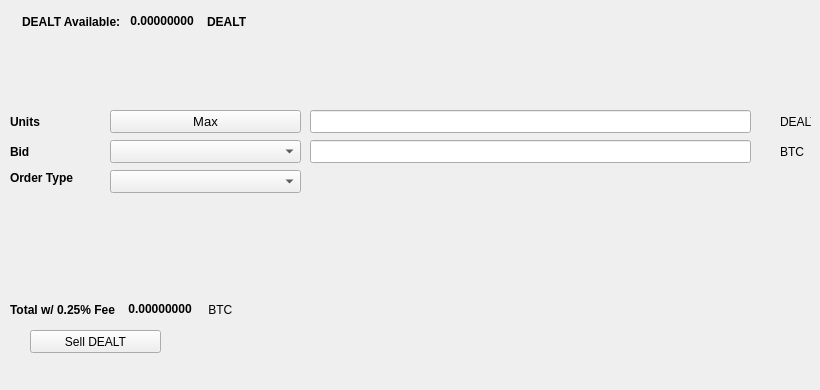
   <widget class="QWidget" name="SellTab">
    <attribute name="title">
     <string>Sell</string>
    </attribute>
    <widget class="QLabel" name="label_16">
     <property name="geometry">
      <rect>
       <x>780</x>
       <y>140</y>
       <width>31</width>
       <height>23</height>
      </rect>
     </property>
     <property name="text">
      <string>BTC</string>
     </property>
    </widget>
    <widget class="QComboBox" name="SellBidcomboBox">
     <property name="geometry">
      <rect>
       <x>110</x>
       <y>140</y>
       <width>191</width>
       <height>23</height>
      </rect>
     </property>
     <property name="font">
      <font>
       <pointsize>10</pointsize>
      </font>
     </property>
    </widget>
    <widget class="QLabel" name="label_18">
     <property name="geometry">
      <rect>
       <x>10</x>
       <y>110</y>
       <width>46</width>
       <height>23</height>
      </rect>
     </property>
     <property name="font">
      <font>
       <weight>75</weight>
       <bold>true</bold>
      </font>
     </property>
     <property name="text">
      <string>Units</string>
     </property>
    </widget>
    <widget class="QPushButton" name="Sell_Max_Amount">
     <property name="geometry">
      <rect>
       <x>110</x>
       <y>110</y>
       <width>191</width>
       <height>23</height>
      </rect>
     </property>
     <property name="font">
      <font>
       <pointsize>10</pointsize>
      </font>
     </property>
     <property name="text">
      <string>Max</string>
     </property>
    </widget>
    <widget class="QLabel" name="label_20">
     <property name="geometry">
      <rect>
       <x>10</x>
       <y>170</y>
       <width>91</width>
       <height>16</height>
      </rect>
     </property>
     <property name="font">
      <font>
       <weight>75</weight>
       <bold>true</bold>
      </font>
     </property>
     <property name="text">
      <string>Order Type</string>
     </property>
    </widget>
    <widget class="QComboBox" name="SellOrdertypeCombo">
     <property name="geometry">
      <rect>
       <x>110</x>
       <y>170</y>
       <width>191</width>
       <height>23</height>
      </rect>
     </property>
     <property name="font">
      <font>
       <pointsize>10</pointsize>
      </font>
     </property>
    </widget>
    <widget class="QLabel" name="label_21">
     <property name="geometry">
      <rect>
       <x>10</x>
       <y>140</y>
       <width>46</width>
       <height>23</height>
      </rect>
     </property>
     <property name="font">
      <font>
       <weight>75</weight>
       <bold>true</bold>
      </font>
     </property>
     <property name="text">
      <string>Bid</string>
     </property>
    </widget>
    <widget class="QLabel" name="label_22">
     <property name="geometry">
      <rect>
       <x>780</x>
       <y>110</y>
       <width>31</width>
       <height>23</height>
      </rect>
     </property>
     <property name="text">
      <string>DEALT</string>
     </property>
    </widget>
    <widget class="QLineEdit" name="UnitsInputDEALT">
     <property name="geometry">
      <rect>
       <x>310</x>
       <y>110</y>
       <width>441</width>
       <height>23</height>
      </rect>
     </property>
     <property name="font">
      <font>
       <pointsize>9</pointsize>
       <weight>75</weight>
       <bold>true</bold>
      </font>
     </property>
    </widget>
    <widget class="QLineEdit" name="SellBidPriceEdit">
     <property name="geometry">
      <rect>
       <x>310</x>
       <y>140</y>
       <width>441</width>
       <height>23</height>
      </rect>
     </property>
     <property name="font">
      <font>
       <pointsize>9</pointsize>
       <weight>75</weight>
       <bold>true</bold>
      </font>
     </property>
    </widget>
    <widget class="QPushButton" name="SellDEALTBTN">
     <property name="geometry">
      <rect>
       <x>30</x>
       <y>330</y>
       <width>131</width>
       <height>23</height>
      </rect>
     </property>
     <property name="text">
      <string>Sell DEALT</string>
     </property>
     <property name="icon">
      <iconset resource="../bitcoin.qrc">
       <normaloff>:/icons/bitcoin</normaloff>:/icons/bitcoin</iconset>
     </property>
    </widget>
    <widget class="QWidget" name="layoutWidget3">
     <property name="geometry">
      <rect>
       <x>22</x>
       <y>12</y>
       <width>258</width>
       <height>19</height>
      </rect>
     </property>
     <layout class="QHBoxLayout" name="horizontalLayout">
      <item>
       <widget class="QLabel" name="label232_2">
        <property name="font">
         <font>
          <weight>75</weight>
          <bold>true</bold>
         </font>
        </property>
        <property name="text">
         <string>DEALT Available:</string>
        </property>
       </widget>
      </item>
      <item>
       <widget class="QLabel" name="DEALTAvailableLabel">
        <property name="palette">
         <palette>
          <active>
           <colorrole role="WindowText">
            <brush brushstyle="SolidPattern">
             <color alpha="255">
              <red>0</red>
              <green>0</green>
              <blue>0</blue>
             </color>
            </brush>
           </colorrole>
           <colorrole role="Button">
            <brush brushstyle="SolidPattern">
             <color alpha="255">
              <red>0</red>
              <green>170</green>
              <blue>0</blue>
             </color>
            </brush>
           </colorrole>
           <colorrole role="Light">
            <brush brushstyle="SolidPattern">
             <color alpha="255">
              <red>0</red>
              <green>255</green>
              <blue>0</blue>
             </color>
            </brush>
           </colorrole>
           <colorrole role="Midlight">
            <brush brushstyle="SolidPattern">
             <color alpha="255">
              <red>0</red>
              <green>212</green>
              <blue>0</blue>
             </color>
            </brush>
           </colorrole>
           <colorrole role="Dark">
            <brush brushstyle="SolidPattern">
             <color alpha="255">
              <red>0</red>
              <green>85</green>
              <blue>0</blue>
             </color>
            </brush>
           </colorrole>
           <colorrole role="Mid">
            <brush brushstyle="SolidPattern">
             <color alpha="255">
              <red>0</red>
              <green>113</green>
              <blue>0</blue>
             </color>
            </brush>
           </colorrole>
           <colorrole role="Text">
            <brush brushstyle="SolidPattern">
             <color alpha="255">
              <red>0</red>
              <green>170</green>
              <blue>0</blue>
             </color>
            </brush>
           </colorrole>
           <colorrole role="BrightText">
            <brush brushstyle="SolidPattern">
             <color alpha="255">
              <red>255</red>
              <green>255</green>
              <blue>255</blue>
             </color>
            </brush>
           </colorrole>
           <colorrole role="ButtonText">
            <brush brushstyle="SolidPattern">
             <color alpha="255">
              <red>0</red>
              <green>0</green>
              <blue>0</blue>
             </color>
            </brush>
           </colorrole>
           <colorrole role="Base">
            <brush brushstyle="SolidPattern">
             <color alpha="255">
              <red>255</red>
              <green>255</green>
              <blue>255</blue>
             </color>
            </brush>
           </colorrole>
           <colorrole role="Window">
            <brush brushstyle="SolidPattern">
             <color alpha="255">
              <red>0</red>
              <green>170</green>
              <blue>0</blue>
             </color>
            </brush>
           </colorrole>
           <colorrole role="Shadow">
            <brush brushstyle="SolidPattern">
             <color alpha="255">
              <red>0</red>
              <green>0</green>
              <blue>0</blue>
             </color>
            </brush>
           </colorrole>
           <colorrole role="AlternateBase">
            <brush brushstyle="SolidPattern">
             <color alpha="255">
              <red>127</red>
              <green>212</green>
              <blue>127</blue>
             </color>
            </brush>
           </colorrole>
           <colorrole role="ToolTipBase">
            <brush brushstyle="SolidPattern">
             <color alpha="255">
              <red>255</red>
              <green>255</green>
              <blue>220</blue>
             </color>
            </brush>
           </colorrole>
           <colorrole role="ToolTipText">
            <brush brushstyle="SolidPattern">
             <color alpha="255">
              <red>0</red>
              <green>0</green>
              <blue>0</blue>
             </color>
            </brush>
           </colorrole>
          </active>
          <inactive>
           <colorrole role="WindowText">
            <brush brushstyle="SolidPattern">
             <color alpha="255">
              <red>0</red>
              <green>0</green>
              <blue>0</blue>
             </color>
            </brush>
           </colorrole>
           <colorrole role="Button">
            <brush brushstyle="SolidPattern">
             <color alpha="255">
              <red>0</red>
              <green>170</green>
              <blue>0</blue>
             </color>
            </brush>
           </colorrole>
           <colorrole role="Light">
            <brush brushstyle="SolidPattern">
             <color alpha="255">
              <red>0</red>
              <green>255</green>
              <blue>0</blue>
             </color>
            </brush>
           </colorrole>
           <colorrole role="Midlight">
            <brush brushstyle="SolidPattern">
             <color alpha="255">
              <red>0</red>
              <green>212</green>
              <blue>0</blue>
             </color>
            </brush>
           </colorrole>
           <colorrole role="Dark">
            <brush brushstyle="SolidPattern">
             <color alpha="255">
              <red>0</red>
              <green>85</green>
              <blue>0</blue>
             </color>
            </brush>
           </colorrole>
           <colorrole role="Mid">
            <brush brushstyle="SolidPattern">
             <color alpha="255">
              <red>0</red>
              <green>113</green>
              <blue>0</blue>
             </color>
            </brush>
           </colorrole>
           <colorrole role="Text">
            <brush brushstyle="SolidPattern">
             <color alpha="255">
              <red>0</red>
              <green>170</green>
              <blue>0</blue>
             </color>
            </brush>
           </colorrole>
           <colorrole role="BrightText">
            <brush brushstyle="SolidPattern">
             <color alpha="255">
              <red>255</red>
              <green>255</green>
              <blue>255</blue>
             </color>
            </brush>
           </colorrole>
           <colorrole role="ButtonText">
            <brush brushstyle="SolidPattern">
             <color alpha="255">
              <red>0</red>
              <green>0</green>
              <blue>0</blue>
             </color>
            </brush>
           </colorrole>
           <colorrole role="Base">
            <brush brushstyle="SolidPattern">
             <color alpha="255">
              <red>255</red>
              <green>255</green>
              <blue>255</blue>
             </color>
            </brush>
           </colorrole>
           <colorrole role="Window">
            <brush brushstyle="SolidPattern">
             <color alpha="255">
              <red>0</red>
              <green>170</green>
              <blue>0</blue>
             </color>
            </brush>
           </colorrole>
           <colorrole role="Shadow">
            <brush brushstyle="SolidPattern">
             <color alpha="255">
              <red>0</red>
              <green>0</green>
              <blue>0</blue>
             </color>
            </brush>
           </colorrole>
           <colorrole role="AlternateBase">
            <brush brushstyle="SolidPattern">
             <color alpha="255">
              <red>127</red>
              <green>212</green>
              <blue>127</blue>
             </color>
            </brush>
           </colorrole>
           <colorrole role="ToolTipBase">
            <brush brushstyle="SolidPattern">
             <color alpha="255">
              <red>255</red>
              <green>255</green>
              <blue>220</blue>
             </color>
            </brush>
           </colorrole>
           <colorrole role="ToolTipText">
            <brush brushstyle="SolidPattern">
             <color alpha="255">
              <red>0</red>
              <green>0</green>
              <blue>0</blue>
             </color>
            </brush>
           </colorrole>
          </inactive>
          <disabled>
           <colorrole role="WindowText">
            <brush brushstyle="SolidPattern">
             <color alpha="255">
              <red>0</red>
              <green>85</green>
              <blue>0</blue>
             </color>
            </brush>
           </colorrole>
           <colorrole role="Button">
            <brush brushstyle="SolidPattern">
             <color alpha="255">
              <red>0</red>
              <green>170</green>
              <blue>0</blue>
             </color>
            </brush>
           </colorrole>
           <colorrole role="Light">
            <brush brushstyle="SolidPattern">
             <color alpha="255">
              <red>0</red>
              <green>255</green>
              <blue>0</blue>
             </color>
            </brush>
           </colorrole>
           <colorrole role="Midlight">
            <brush brushstyle="SolidPattern">
             <color alpha="255">
              <red>0</red>
              <green>212</green>
              <blue>0</blue>
             </color>
            </brush>
           </colorrole>
           <colorrole role="Dark">
            <brush brushstyle="SolidPattern">
             <color alpha="255">
              <red>0</red>
              <green>85</green>
              <blue>0</blue>
             </color>
            </brush>
           </colorrole>
           <colorrole role="Mid">
            <brush brushstyle="SolidPattern">
             <color alpha="255">
              <red>0</red>
              <green>113</green>
              <blue>0</blue>
             </color>
            </brush>
           </colorrole>
           <colorrole role="Text">
            <brush brushstyle="SolidPattern">
             <color alpha="255">
              <red>0</red>
              <green>85</green>
              <blue>0</blue>
             </color>
            </brush>
           </colorrole>
           <colorrole role="BrightText">
            <brush brushstyle="SolidPattern">
             <color alpha="255">
              <red>255</red>
              <green>255</green>
              <blue>255</blue>
             </color>
            </brush>
           </colorrole>
           <colorrole role="ButtonText">
            <brush brushstyle="SolidPattern">
             <color alpha="255">
              <red>0</red>
              <green>85</green>
              <blue>0</blue>
             </color>
            </brush>
           </colorrole>
           <colorrole role="Base">
            <brush brushstyle="SolidPattern">
             <color alpha="255">
              <red>0</red>
              <green>170</green>
              <blue>0</blue>
             </color>
            </brush>
           </colorrole>
           <colorrole role="Window">
            <brush brushstyle="SolidPattern">
             <color alpha="255">
              <red>0</red>
              <green>170</green>
              <blue>0</blue>
             </color>
            </brush>
           </colorrole>
           <colorrole role="Shadow">
            <brush brushstyle="SolidPattern">
             <color alpha="255">
              <red>0</red>
              <green>0</green>
              <blue>0</blue>
             </color>
            </brush>
           </colorrole>
           <colorrole role="AlternateBase">
            <brush brushstyle="SolidPattern">
             <color alpha="255">
              <red>0</red>
              <green>170</green>
              <blue>0</blue>
             </color>
            </brush>
           </colorrole>
           <colorrole role="ToolTipBase">
            <brush brushstyle="SolidPattern">
             <color alpha="255">
              <red>255</red>
              <green>255</green>
              <blue>220</blue>
             </color>
            </brush>
           </colorrole>
           <colorrole role="ToolTipText">
            <brush brushstyle="SolidPattern">
             <color alpha="255">
              <red>0</red>
              <green>0</green>
              <blue>0</blue>
             </color>
            </brush>
           </colorrole>
          </disabled>
         </palette>
        </property>
        <property name="font">
         <font>
          <weight>75</weight>
          <bold>true</bold>
         </font>
        </property>
        <property name="text">
         <string> 0.00000000 </string>
        </property>
        <property name="textInteractionFlags">
         <set>Qt::LinksAccessibleByMouse|Qt::TextSelectableByKeyboard|Qt::TextSelectableByMouse</set>
        </property>
       </widget>
      </item>
      <item>
       <widget class="QLabel" name="labelDEALT">
        <property name="font">
         <font>
          <weight>75</weight>
          <bold>true</bold>
         </font>
        </property>
        <property name="text">
         <string>DEALT</string>
        </property>
       </widget>
      </item>
     </layout>
    </widget>
    <widget class="QWidget" name="layoutWidget">
     <property name="geometry">
      <rect>
       <x>10</x>
       <y>300</y>
       <width>268</width>
       <height>19</height>
      </rect>
     </property>
     <layout class="QHBoxLayout" name="horizontalLayout_2">
      <item>
       <widget class="QLabel" name="label_19">
        <property name="font">
         <font>
          <weight>75</weight>
          <bold>true</bold>
         </font>
        </property>
        <property name="text">
         <string>Total w/ 0.25% Fee </string>
        </property>
       </widget>
      </item>
      <item>
       <widget class="QLabel" name="SellCostLabel">
        <property name="palette">
         <palette>
          <active>
           <colorrole role="WindowText">
            <brush brushstyle="SolidPattern">
             <color alpha="255">
              <red>0</red>
              <green>0</green>
              <blue>0</blue>
             </color>
            </brush>
           </colorrole>
           <colorrole role="Button">
            <brush brushstyle="SolidPattern">
             <color alpha="255">
              <red>0</red>
              <green>170</green>
              <blue>0</blue>
             </color>
            </brush>
           </colorrole>
           <colorrole role="Light">
            <brush brushstyle="SolidPattern">
             <color alpha="255">
              <red>0</red>
              <green>255</green>
              <blue>0</blue>
             </color>
            </brush>
           </colorrole>
           <colorrole role="Midlight">
            <brush brushstyle="SolidPattern">
             <color alpha="255">
              <red>0</red>
              <green>212</green>
              <blue>0</blue>
             </color>
            </brush>
           </colorrole>
           <colorrole role="Dark">
            <brush brushstyle="SolidPattern">
             <color alpha="255">
              <red>0</red>
              <green>85</green>
              <blue>0</blue>
             </color>
            </brush>
           </colorrole>
           <colorrole role="Mid">
            <brush brushstyle="SolidPattern">
             <color alpha="255">
              <red>0</red>
              <green>113</green>
              <blue>0</blue>
             </color>
            </brush>
           </colorrole>
           <colorrole role="Text">
            <brush brushstyle="SolidPattern">
             <color alpha="255">
              <red>0</red>
              <green>170</green>
              <blue>0</blue>
             </color>
            </brush>
           </colorrole>
           <colorrole role="BrightText">
            <brush brushstyle="SolidPattern">
             <color alpha="255">
              <red>255</red>
              <green>255</green>
              <blue>255</blue>
             </color>
            </brush>
           </colorrole>
           <colorrole role="ButtonText">
            <brush brushstyle="SolidPattern">
             <color alpha="255">
              <red>0</red>
              <green>0</green>
              <blue>0</blue>
             </color>
            </brush>
           </colorrole>
           <colorrole role="Base">
            <brush brushstyle="SolidPattern">
             <color alpha="255">
              <red>255</red>
              <green>255</green>
              <blue>255</blue>
             </color>
            </brush>
           </colorrole>
           <colorrole role="Window">
            <brush brushstyle="SolidPattern">
             <color alpha="255">
              <red>0</red>
              <green>170</green>
              <blue>0</blue>
             </color>
            </brush>
           </colorrole>
           <colorrole role="Shadow">
            <brush brushstyle="SolidPattern">
             <color alpha="255">
              <red>0</red>
              <green>0</green>
              <blue>0</blue>
             </color>
            </brush>
           </colorrole>
           <colorrole role="AlternateBase">
            <brush brushstyle="SolidPattern">
             <color alpha="255">
              <red>127</red>
              <green>212</green>
              <blue>127</blue>
             </color>
            </brush>
           </colorrole>
           <colorrole role="ToolTipBase">
            <brush brushstyle="SolidPattern">
             <color alpha="255">
              <red>255</red>
              <green>255</green>
              <blue>220</blue>
             </color>
            </brush>
           </colorrole>
           <colorrole role="ToolTipText">
            <brush brushstyle="SolidPattern">
             <color alpha="255">
              <red>0</red>
              <green>0</green>
              <blue>0</blue>
             </color>
            </brush>
           </colorrole>
          </active>
          <inactive>
           <colorrole role="WindowText">
            <brush brushstyle="SolidPattern">
             <color alpha="255">
              <red>0</red>
              <green>0</green>
              <blue>0</blue>
             </color>
            </brush>
           </colorrole>
           <colorrole role="Button">
            <brush brushstyle="SolidPattern">
             <color alpha="255">
              <red>0</red>
              <green>170</green>
              <blue>0</blue>
             </color>
            </brush>
           </colorrole>
           <colorrole role="Light">
            <brush brushstyle="SolidPattern">
             <color alpha="255">
              <red>0</red>
              <green>255</green>
              <blue>0</blue>
             </color>
            </brush>
           </colorrole>
           <colorrole role="Midlight">
            <brush brushstyle="SolidPattern">
             <color alpha="255">
              <red>0</red>
              <green>212</green>
              <blue>0</blue>
             </color>
            </brush>
           </colorrole>
           <colorrole role="Dark">
            <brush brushstyle="SolidPattern">
             <color alpha="255">
              <red>0</red>
              <green>85</green>
              <blue>0</blue>
             </color>
            </brush>
           </colorrole>
           <colorrole role="Mid">
            <brush brushstyle="SolidPattern">
             <color alpha="255">
              <red>0</red>
              <green>113</green>
              <blue>0</blue>
             </color>
            </brush>
           </colorrole>
           <colorrole role="Text">
            <brush brushstyle="SolidPattern">
             <color alpha="255">
              <red>0</red>
              <green>170</green>
              <blue>0</blue>
             </color>
            </brush>
           </colorrole>
           <colorrole role="BrightText">
            <brush brushstyle="SolidPattern">
             <color alpha="255">
              <red>255</red>
              <green>255</green>
              <blue>255</blue>
             </color>
            </brush>
           </colorrole>
           <colorrole role="ButtonText">
            <brush brushstyle="SolidPattern">
             <color alpha="255">
              <red>0</red>
              <green>0</green>
              <blue>0</blue>
             </color>
            </brush>
           </colorrole>
           <colorrole role="Base">
            <brush brushstyle="SolidPattern">
             <color alpha="255">
              <red>255</red>
              <green>255</green>
              <blue>255</blue>
             </color>
            </brush>
           </colorrole>
           <colorrole role="Window">
            <brush brushstyle="SolidPattern">
             <color alpha="255">
              <red>0</red>
              <green>170</green>
              <blue>0</blue>
             </color>
            </brush>
           </colorrole>
           <colorrole role="Shadow">
            <brush brushstyle="SolidPattern">
             <color alpha="255">
              <red>0</red>
              <green>0</green>
              <blue>0</blue>
             </color>
            </brush>
           </colorrole>
           <colorrole role="AlternateBase">
            <brush brushstyle="SolidPattern">
             <color alpha="255">
              <red>127</red>
              <green>212</green>
              <blue>127</blue>
             </color>
            </brush>
           </colorrole>
           <colorrole role="ToolTipBase">
            <brush brushstyle="SolidPattern">
             <color alpha="255">
              <red>255</red>
              <green>255</green>
              <blue>220</blue>
             </color>
            </brush>
           </colorrole>
           <colorrole role="ToolTipText">
            <brush brushstyle="SolidPattern">
             <color alpha="255">
              <red>0</red>
              <green>0</green>
              <blue>0</blue>
             </color>
            </brush>
           </colorrole>
          </inactive>
          <disabled>
           <colorrole role="WindowText">
            <brush brushstyle="SolidPattern">
             <color alpha="255">
              <red>0</red>
              <green>85</green>
              <blue>0</blue>
             </color>
            </brush>
           </colorrole>
           <colorrole role="Button">
            <brush brushstyle="SolidPattern">
             <color alpha="255">
              <red>0</red>
              <green>170</green>
              <blue>0</blue>
             </color>
            </brush>
           </colorrole>
           <colorrole role="Light">
            <brush brushstyle="SolidPattern">
             <color alpha="255">
              <red>0</red>
              <green>255</green>
              <blue>0</blue>
             </color>
            </brush>
           </colorrole>
           <colorrole role="Midlight">
            <brush brushstyle="SolidPattern">
             <color alpha="255">
              <red>0</red>
              <green>212</green>
              <blue>0</blue>
             </color>
            </brush>
           </colorrole>
           <colorrole role="Dark">
            <brush brushstyle="SolidPattern">
             <color alpha="255">
              <red>0</red>
              <green>85</green>
              <blue>0</blue>
             </color>
            </brush>
           </colorrole>
           <colorrole role="Mid">
            <brush brushstyle="SolidPattern">
             <color alpha="255">
              <red>0</red>
              <green>113</green>
              <blue>0</blue>
             </color>
            </brush>
           </colorrole>
           <colorrole role="Text">
            <brush brushstyle="SolidPattern">
             <color alpha="255">
              <red>0</red>
              <green>85</green>
              <blue>0</blue>
             </color>
            </brush>
           </colorrole>
           <colorrole role="BrightText">
            <brush brushstyle="SolidPattern">
             <color alpha="255">
              <red>255</red>
              <green>255</green>
              <blue>255</blue>
             </color>
            </brush>
           </colorrole>
           <colorrole role="ButtonText">
            <brush brushstyle="SolidPattern">
             <color alpha="255">
              <red>0</red>
              <green>85</green>
              <blue>0</blue>
             </color>
            </brush>
           </colorrole>
           <colorrole role="Base">
            <brush brushstyle="SolidPattern">
             <color alpha="255">
              <red>0</red>
              <green>170</green>
              <blue>0</blue>
             </color>
            </brush>
           </colorrole>
           <colorrole role="Window">
            <brush brushstyle="SolidPattern">
             <color alpha="255">
              <red>0</red>
              <green>170</green>
              <blue>0</blue>
             </color>
            </brush>
           </colorrole>
           <colorrole role="Shadow">
            <brush brushstyle="SolidPattern">
             <color alpha="255">
              <red>0</red>
              <green>0</green>
              <blue>0</blue>
             </color>
            </brush>
           </colorrole>
           <colorrole role="AlternateBase">
            <brush brushstyle="SolidPattern">
             <color alpha="255">
              <red>0</red>
              <green>170</green>
              <blue>0</blue>
             </color>
            </brush>
           </colorrole>
           <colorrole role="ToolTipBase">
            <brush brushstyle="SolidPattern">
             <color alpha="255">
              <red>255</red>
              <green>255</green>
              <blue>220</blue>
             </color>
            </brush>
           </colorrole>
           <colorrole role="ToolTipText">
            <brush brushstyle="SolidPattern">
             <color alpha="255">
              <red>0</red>
              <green>0</green>
              <blue>0</blue>
             </color>
            </brush>
           </colorrole>
          </disabled>
         </palette>
        </property>
        <property name="font">
         <font>
          <weight>75</weight>
          <bold>true</bold>
         </font>
        </property>
        <property name="autoFillBackground">
         <bool>false</bool>
        </property>
        <property name="text">
         <string> 0.00000000</string>
        </property>
        <property name="textInteractionFlags">
         <set>Qt::LinksAccessibleByMouse|Qt::TextSelectableByMouse</set>
        </property>
       </widget>
      </item>
      <item>
       <widget class="QLabel" name="label_17">
        <property name="font">
         <font>
          <weight>50</weight>
          <bold>false</bold>
         </font>
        </property>
        <property name="text">
         <string> BTC</string>
        </property>
       </widget>
      </item>
     </layout>
    </widget>
    <widget class="QLabel" name="label_23">
     <property name="geometry">
      <rect>
       <x>460</x>
       <y>300</y>
       <width>281</width>
       <height>81</height>
      </rect>
     </property>
     <property name="text">
      <string/>
     </property>
     <property name="pixmap">
      <pixmap>:/images/bittrex</pixmap>
     </property>
    </widget>
   </widget>
